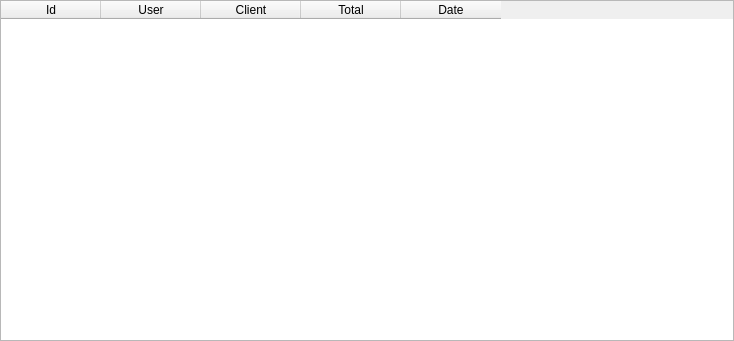
<?xml version="1.0" encoding="UTF-8"?>
<ui version="4.0">
 <class>SalesForm</class>
 <widget class="QWidget" name="SalesForm">
  <property name="geometry">
   <rect>
    <x>0</x>
    <y>0</y>
    <width>734</width>
    <height>341</height>
   </rect>
  </property>
  <property name="windowTitle">
   <string/>
  </property>
  <layout class="QVBoxLayout" name="verticalLayout">
   <property name="leftMargin">
    <number>0</number>
   </property>
   <property name="topMargin">
    <number>0</number>
   </property>
   <property name="rightMargin">
    <number>0</number>
   </property>
   <property name="bottomMargin">
    <number>0</number>
   </property>
   <item>
    <widget class="QTableWidget" name="tableWidget">
     <property name="selectionMode">
      <enum>QAbstractItemView::SingleSelection</enum>
     </property>
     <property name="selectionBehavior">
      <enum>QAbstractItemView::SelectRows</enum>
     </property>
     <column>
      <property name="text">
       <string>Id</string>
      </property>
     </column>
     <column>
      <property name="text">
       <string>User</string>
      </property>
     </column>
     <column>
      <property name="text">
       <string>Client</string>
      </property>
     </column>
     <column>
      <property name="text">
       <string>Total</string>
      </property>
     </column>
     <column>
      <property name="text">
       <string>Date</string>
      </property>
     </column>
    </widget>
   </item>
  </layout>
 </widget>
 <resources/>
 <connections/>
</ui>
